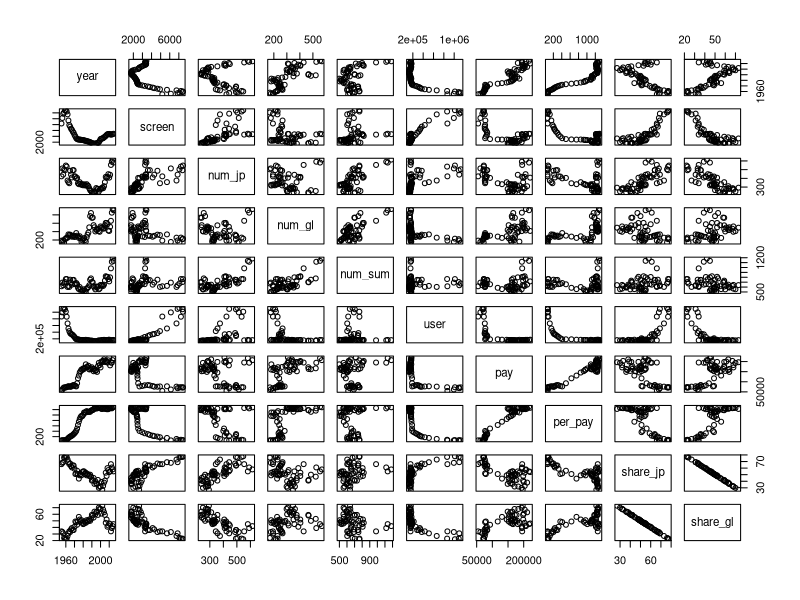

The R source for this figure: (Note: this script raises an error after producing the figure.)
#ファイルの読み込み
dat <- read.csv("eiga.csv",header=TRUE)
plot(dat)
hist(dat)
dat$screen
plot(dat$year,dat$screen)

summary(dat$screen)

#グラフ描写のセット
par(mfrow=c(2,4))

#ヒストグラムの作成
hist(dat[,2], breaks = "Scott", xlab="", main="screen")
abline(v=dat[10,2],lty=1,col=2,lwd=3)
abline(v=dat[11,2],lty=1,col=4,lwd=3)

hist(dat[,3], breaks = "Scott", xlab="", main="持ち家比率 %")
abline(v=dat[10,3],lty=1,col=2,lwd=3)
abline(v=dat[11,3],lty=1,col=4,lwd=3)

hist(dat[,5], breaks = "Scott", xlab="", main="建設業者1万社あたりKDP店舗数")
abline(v=dat[10,5],lty=1,col=2,lwd=3)
abline(v=dat[11,5],lty=1,col=4,lwd=3)

hist(dat[,6], breaks = "Scott",  xlab="", main="建設業者1万社あたり競合店数")
abline(v=dat[10,6],lty=1,col=2,lwd=3)
abline(v=dat[11,6],lty=1,col=4,lwd=3)

hist(dat[,7], breaks = "Scott", xlab="", main="道路付け")
abline(v=dat[10,7],lty=1,col=2,lwd=3)
abline(v=dat[11,7],lty=1,col=4,lwd=3)

hist(dat[,11], breaks = "Scott", xlab="", main="店舗売場面積")
abline(v=dat[10,11],lty=1,col=2,lwd=3)
abline(v=dat[11,11],lty=1,col=4,lwd=3)

hist(dat[,12], breaks = "Scott", xlab="", main="店舗経過年数")
abline(v=dat[10,12],lty=1,col=2,lwd=3)
abline(v=dat[11,12],lty=1,col=4,lwd=3)
